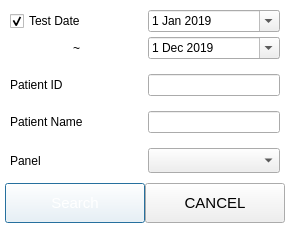
<?xml version="1.0" encoding="UTF-8"?>
<ui version="4.0">
 <class>SearchDialog</class>
 <widget class="QDialog" name="SearchDialog">
  <property name="geometry">
   <rect>
    <x>0</x>
    <y>0</y>
    <width>290</width>
    <height>217</height>
   </rect>
  </property>
  <property name="styleSheet">
   <string notr="true">QDialog#SearchDialog
{ background-color: rgb(255, 255, 255); }</string>
  </property>
  <layout class="QGridLayout" name="gridLayout">
   <property name="leftMargin">
    <number>5</number>
   </property>
   <property name="topMargin">
    <number>5</number>
   </property>
   <property name="rightMargin">
    <number>5</number>
   </property>
   <property name="bottomMargin">
    <number>5</number>
   </property>
   <property name="spacing">
    <number>5</number>
   </property>
   <item row="0" column="0">
    <layout class="QGridLayout" name="gridLayout_2">
     <property name="leftMargin">
      <number>5</number>
     </property>
     <property name="topMargin">
      <number>5</number>
     </property>
     <property name="rightMargin">
      <number>5</number>
     </property>
     <property name="bottomMargin">
      <number>5</number>
     </property>
     <item row="1" column="1">
      <widget class="QDateEdit" name="dateEditTo">
       <property name="styleSheet">
        <string notr="true">QDateEdit::drop-down
{
	image: url(:/Image/Image/Information/calendar.png);
};</string>
       </property>
       <property name="calendarPopup">
        <bool>true</bool>
       </property>
       <property name="date">
        <date>
         <year>2019</year>
         <month>12</month>
         <day>1</day>
        </date>
       </property>
      </widget>
     </item>
     <item row="0" column="1">
      <widget class="QDateEdit" name="dateEditFrom">
       <property name="styleSheet">
        <string notr="true">QDateEdit::drop-down
{
	image: url(:/Image/Image/Information/calendar.png);
};</string>
       </property>
       <property name="calendarPopup">
        <bool>true</bool>
       </property>
       <property name="date">
        <date>
         <year>2019</year>
         <month>1</month>
         <day>1</day>
        </date>
       </property>
      </widget>
     </item>
     <item row="0" column="0">
      <widget class="CCheckBoxParentWidget" name="checkTestDate">
       <property name="text">
        <string>Test Date</string>
       </property>
       <property name="checked">
        <bool>true</bool>
       </property>
      </widget>
     </item>
     <item row="1" column="0">
      <widget class="QLabel" name="label">
       <property name="text">
        <string>~</string>
       </property>
       <property name="alignment">
        <set>Qt::AlignCenter</set>
       </property>
      </widget>
     </item>
    </layout>
   </item>
   <item row="1" column="0">
    <layout class="QHBoxLayout" name="horizontalLayout_2">
     <property name="spacing">
      <number>5</number>
     </property>
     <property name="leftMargin">
      <number>5</number>
     </property>
     <property name="topMargin">
      <number>5</number>
     </property>
     <property name="rightMargin">
      <number>5</number>
     </property>
     <property name="bottomMargin">
      <number>5</number>
     </property>
     <item>
      <widget class="QLabel" name="label_2">
       <property name="text">
        <string>Patient ID</string>
       </property>
      </widget>
     </item>
     <item>
      <widget class="QLineEdit" name="editPatientID">
       <property name="sizePolicy">
        <sizepolicy hsizetype="Minimum" vsizetype="Fixed">
         <horstretch>0</horstretch>
         <verstretch>0</verstretch>
        </sizepolicy>
       </property>
       <property name="minimumSize">
        <size>
         <width>132</width>
         <height>0</height>
        </size>
       </property>
       <property name="maximumSize">
        <size>
         <width>132</width>
         <height>16777215</height>
        </size>
       </property>
      </widget>
     </item>
    </layout>
   </item>
   <item row="2" column="0">
    <layout class="QHBoxLayout" name="horizontalLayout_3">
     <property name="spacing">
      <number>5</number>
     </property>
     <property name="leftMargin">
      <number>5</number>
     </property>
     <property name="topMargin">
      <number>5</number>
     </property>
     <property name="rightMargin">
      <number>5</number>
     </property>
     <property name="bottomMargin">
      <number>5</number>
     </property>
     <item>
      <widget class="QLabel" name="label_3">
       <property name="text">
        <string>Patient Name</string>
       </property>
      </widget>
     </item>
     <item>
      <widget class="QLineEdit" name="editPatientName">
       <property name="sizePolicy">
        <sizepolicy hsizetype="Minimum" vsizetype="Fixed">
         <horstretch>0</horstretch>
         <verstretch>0</verstretch>
        </sizepolicy>
       </property>
       <property name="minimumSize">
        <size>
         <width>132</width>
         <height>0</height>
        </size>
       </property>
       <property name="maximumSize">
        <size>
         <width>132</width>
         <height>16777215</height>
        </size>
       </property>
      </widget>
     </item>
    </layout>
   </item>
   <item row="3" column="0">
    <layout class="QHBoxLayout" name="horizontalLayout_4">
     <property name="spacing">
      <number>5</number>
     </property>
     <property name="leftMargin">
      <number>5</number>
     </property>
     <property name="topMargin">
      <number>5</number>
     </property>
     <property name="rightMargin">
      <number>5</number>
     </property>
     <property name="bottomMargin">
      <number>5</number>
     </property>
     <item>
      <widget class="QLabel" name="label_4">
       <property name="text">
        <string>Panel</string>
       </property>
      </widget>
     </item>
     <item>
      <widget class="QComboBox" name="comboBox">
       <property name="minimumSize">
        <size>
         <width>132</width>
         <height>25</height>
        </size>
       </property>
       <property name="maximumSize">
        <size>
         <width>132</width>
         <height>16777215</height>
        </size>
       </property>
       <property name="styleSheet">
        <string notr="true">QComboBox::down-arrow {
image: url(:/Image/Image/Information/arrow_down.png);
width: 14px;
height: 14px;
}</string>
       </property>
      </widget>
     </item>
    </layout>
   </item>
   <item row="4" column="0">
    <widget class="QWidget" name="widget" native="true">
     <property name="minimumSize">
      <size>
       <width>0</width>
       <height>0</height>
      </size>
     </property>
     <property name="maximumSize">
      <size>
       <width>16777215</width>
       <height>16777215</height>
      </size>
     </property>
     <layout class="QHBoxLayout" name="horizontalLayout_5">
      <property name="spacing">
       <number>0</number>
      </property>
      <property name="leftMargin">
       <number>0</number>
      </property>
      <property name="topMargin">
       <number>0</number>
      </property>
      <property name="rightMargin">
       <number>0</number>
      </property>
      <property name="bottomMargin">
       <number>0</number>
      </property>
      <item>
       <spacer name="horizontalSpacer">
        <property name="orientation">
         <enum>Qt::Horizontal</enum>
        </property>
        <property name="sizeHint" stdset="0">
         <size>
          <width>40</width>
          <height>20</height>
         </size>
        </property>
       </spacer>
      </item>
      <item>
       <widget class="CustomImageButtonWidget" name="btnSearch">
        <property name="minimumSize">
         <size>
          <width>140</width>
          <height>40</height>
         </size>
        </property>
        <property name="maximumSize">
         <size>
          <width>140</width>
          <height>40</height>
         </size>
        </property>
        <property name="palette">
         <palette>
          <active>
           <colorrole role="Button">
            <brush brushstyle="SolidPattern">
             <color alpha="255">
              <red>255</red>
              <green>255</green>
              <blue>255</blue>
             </color>
            </brush>
           </colorrole>
           <colorrole role="ButtonText">
            <brush brushstyle="SolidPattern">
             <color alpha="255">
              <red>255</red>
              <green>255</green>
              <blue>255</blue>
             </color>
            </brush>
           </colorrole>
           <colorrole role="Base">
            <brush brushstyle="SolidPattern">
             <color alpha="255">
              <red>255</red>
              <green>255</green>
              <blue>255</blue>
             </color>
            </brush>
           </colorrole>
           <colorrole role="Window">
            <brush brushstyle="SolidPattern">
             <color alpha="255">
              <red>255</red>
              <green>255</green>
              <blue>255</blue>
             </color>
            </brush>
           </colorrole>
          </active>
          <inactive>
           <colorrole role="Button">
            <brush brushstyle="SolidPattern">
             <color alpha="255">
              <red>255</red>
              <green>255</green>
              <blue>255</blue>
             </color>
            </brush>
           </colorrole>
           <colorrole role="ButtonText">
            <brush brushstyle="SolidPattern">
             <color alpha="255">
              <red>255</red>
              <green>255</green>
              <blue>255</blue>
             </color>
            </brush>
           </colorrole>
           <colorrole role="Base">
            <brush brushstyle="SolidPattern">
             <color alpha="255">
              <red>255</red>
              <green>255</green>
              <blue>255</blue>
             </color>
            </brush>
           </colorrole>
           <colorrole role="Window">
            <brush brushstyle="SolidPattern">
             <color alpha="255">
              <red>255</red>
              <green>255</green>
              <blue>255</blue>
             </color>
            </brush>
           </colorrole>
          </inactive>
          <disabled>
           <colorrole role="Button">
            <brush brushstyle="SolidPattern">
             <color alpha="255">
              <red>255</red>
              <green>255</green>
              <blue>255</blue>
             </color>
            </brush>
           </colorrole>
           <colorrole role="ButtonText">
            <brush brushstyle="SolidPattern">
             <color alpha="255">
              <red>120</red>
              <green>120</green>
              <blue>120</blue>
             </color>
            </brush>
           </colorrole>
           <colorrole role="Base">
            <brush brushstyle="SolidPattern">
             <color alpha="255">
              <red>255</red>
              <green>255</green>
              <blue>255</blue>
             </color>
            </brush>
           </colorrole>
           <colorrole role="Window">
            <brush brushstyle="SolidPattern">
             <color alpha="255">
              <red>255</red>
              <green>255</green>
              <blue>255</blue>
             </color>
            </brush>
           </colorrole>
          </disabled>
         </palette>
        </property>
        <property name="font">
         <font>
          <pointsize>11</pointsize>
         </font>
        </property>
        <property name="text">
         <string>Search</string>
        </property>
       </widget>
      </item>
      <item>
       <widget class="CustomImageButtonWidget" name="btnCancel">
        <property name="minimumSize">
         <size>
          <width>140</width>
          <height>40</height>
         </size>
        </property>
        <property name="maximumSize">
         <size>
          <width>140</width>
          <height>40</height>
         </size>
        </property>
        <property name="font">
         <font>
          <pointsize>11</pointsize>
         </font>
        </property>
        <property name="text">
         <string>CANCEL</string>
        </property>
       </widget>
      </item>
      <item>
       <spacer name="horizontalSpacer_2">
        <property name="orientation">
         <enum>Qt::Horizontal</enum>
        </property>
        <property name="sizeHint" stdset="0">
         <size>
          <width>40</width>
          <height>20</height>
         </size>
        </property>
       </spacer>
      </item>
     </layout>
    </widget>
   </item>
  </layout>
 </widget>
 <customwidgets>
  <customwidget>
   <class>CustomImageButtonWidget</class>
   <extends>QPushButton</extends>
   <header>UIClass/CustomWidget/CustomImageButtonWidget.h</header>
  </customwidget>
  <customwidget>
   <class>CCheckBoxParentWidget</class>
   <extends>QCheckBox</extends>
   <header>Common/CommonParentWidget/CCheckBoxParentWidget.h</header>
  </customwidget>
 </customwidgets>
 <resources/>
 <connections/>
</ui>
